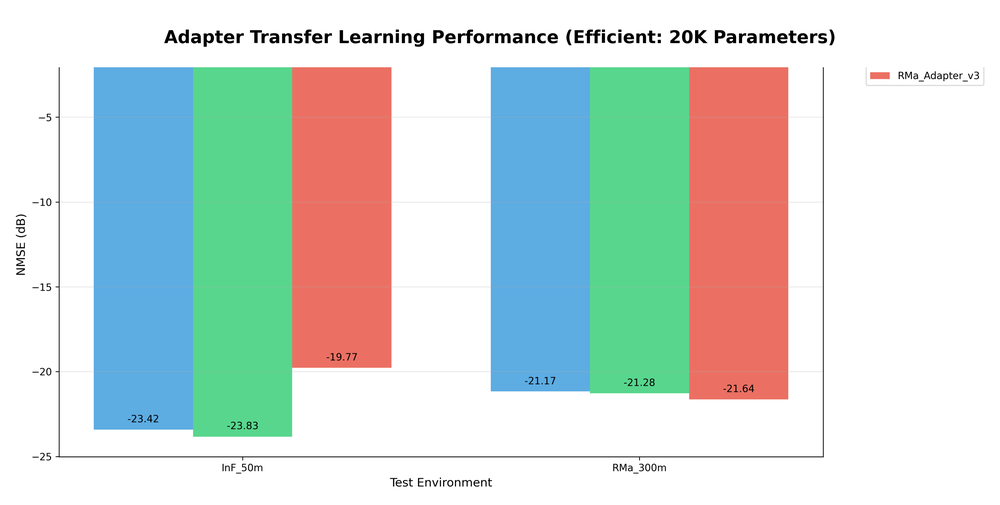
#> input picture papers/ICTC_2025/figures/adapter_comparison_efficient_clean.png, 1000 x 505 px, shrunk from 3315 x 1674 before the run, found by its file name
$ python fix_original_plots_final.py
#> lines starting #> are read from the running program, lines starting #| are printed output that depends on the picture
import matplotlib.pyplot as plt
import matplotlib.image as mpimg
from matplotlib.patches import Rectangle
import numpy as np

def fix_plot_completely(image_path, new_title, new_legend_text, output_path):
    """완전히 깨끗한 플롯 생성 - v3/v4 완전 제거"""
#> called with new_legend_text = 'Adapter Transfer'
    img = mpimg.imread(image_path)
#> img is the input picture: shape (505, 1000, 4) float32; mean R, G, B, A 0.802, 0.852, 0.834, 1
    fig, ax = plt.subplots(figsize=(14, 7))
    ax.imshow(img)
    ax.axis('off')

    # 제목 부분 완전히 덮기 (상단 15%)
    title_rect = Rectangle((0, 0), img.shape[1], int(img.shape[0] * 0.15),
                          facecolor='white', edgecolor='none')
    ax.add_patch(title_rect)

    # 범례 부분 완전히 덮기 (우측 상단 30%)
    legend_rect = Rectangle((img.shape[1] * 0.7, int(img.shape[0] * 0.15)),
                           img.shape[1] * 0.3, int(img.shape[0] * 0.25),
                           facecolor='white', edgecolor='none')
    ax.add_patch(legend_rect)

    # 새 제목 추가
    ax.text(img.shape[1]/2, int(img.shape[0] * 0.075), new_title,
            ha='center', va='center', fontsize=14, fontweight='bold')

    # 새 범례 추가
    legend_x = img.shape[1] * 0.75
#> legend_x = 750
    legend_y = int(img.shape[0] * 0.25)
#> legend_y = 126

    # 범례 색상 박스 (빨간색)
    legend_color_rect = Rectangle((legend_x, legend_y), 20, 12,
                                 facecolor='#ff6b6b', edgecolor='black', linewidth=0.8)
    ax.add_patch(legend_color_rect)

    # 범례 텍스트
    ax.text(legend_x + 30, legend_y + 6, new_legend_text,
            ha='left', va='center', fontsize=11, fontweight='normal')

    plt.tight_layout()
    plt.savefig(output_path, dpi=150, bbox_inches='tight',
                facecolor='white', edgecolor='none')
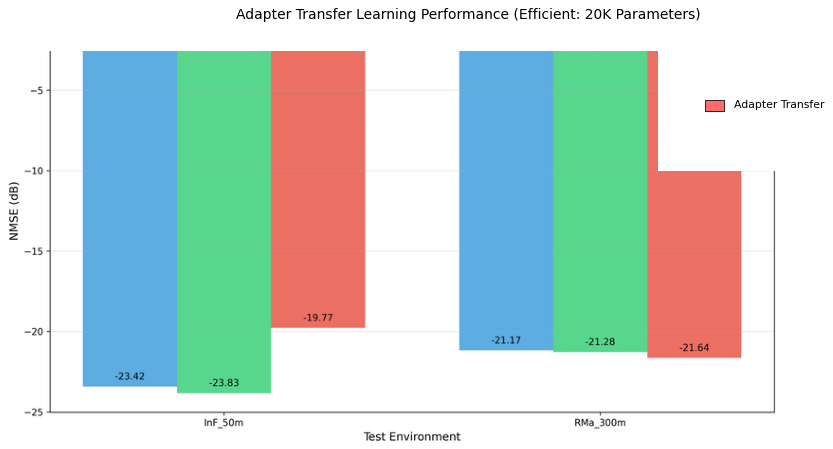
#> figure drawn by matplotlib, 1 panel
    plt.close()
    print(f"Fixed plot saved: {output_path}")

# 수정할 플롯들
plot_configs = [
    {
        'input': 'D:/DNN_channel_estimation_training/papers/ICTC_2025/figures/adapter_comparison_efficient_clean.png',
        'output': 'D:/DNN_channel_estimation_training/papers/ICTC_2025/figures/adapter_comparison_efficient_final.png',
        'title': 'Adapter Transfer Learning Performance (Efficient: 20K Parameters)',
        'legend': 'Adapter Transfer'
    },
    {
        'input': 'D:/DNN_channel_estimation_training/papers/ICTC_2025/figures/adapter_comparison_scaled_clean.png',
        'output': 'D:/DNN_channel_estimation_training/papers/ICTC_2025/figures/adapter_comparison_scaled_final.png',
        'title': 'Adapter Transfer Learning Performance (Scaled: 131K Parameters)',
        'legend': 'Adapter Transfer'
    },
    {
        'input': 'D:/DNN_channel_estimation_training/papers/ICTC_2025/figures/lora_comparison_efficient_clean.png',
        'output': 'D:/DNN_channel_estimation_training/papers/ICTC_2025/figures/lora_comparison_efficient_final.png',
        'title': 'LoRA Transfer Learning Performance (Efficient: 27K Parameters)',
        'legend': 'LoRA Transfer'
    },
    {
        'input': 'D:/DNN_channel_estimation_training/papers/ICTC_2025/figures/lora_comparison_scaled_clean.png',
        'output': 'D:/DNN_channel_estimation_training/papers/ICTC_2025/figures/lora_comparison_scaled_final.png',
        'title': 'LoRA Transfer Learning Performance (Scaled: 133K Parameters)',
        'legend': 'LoRA Transfer'
    }
]

# 각 플롯 수정
for config in plot_configs:
    try:
        fix_plot_completely(
            config['input'],
            config['title'],
            config['legend'],
            config['output']
        )
    except Exception as e:
        print(f"Error processing {config['input']}: {e}")
#> pass 2 of the loop `for config in plot_configs:`:
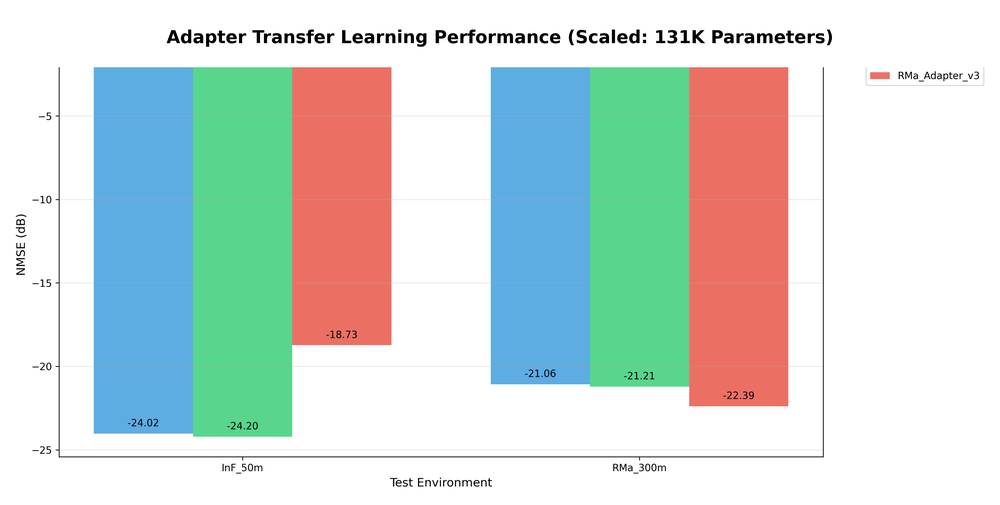
#> input picture papers/ICTC_2025/figures/adapter_comparison_scaled_clean.png, 1000 x 505 px, shrunk from 3315 x 1674 before the run, found by its file name
#> in fix_plot_completely, img is the input picture: shape (505, 1000, 4) float32; mean R, G, B, A 0.804, 0.854, 0.837, 1
#> in fix_plot_completely (call 2), `plt.savefig(output_path, dpi=150, bbox_inches='tight', facecolor='whit..`:
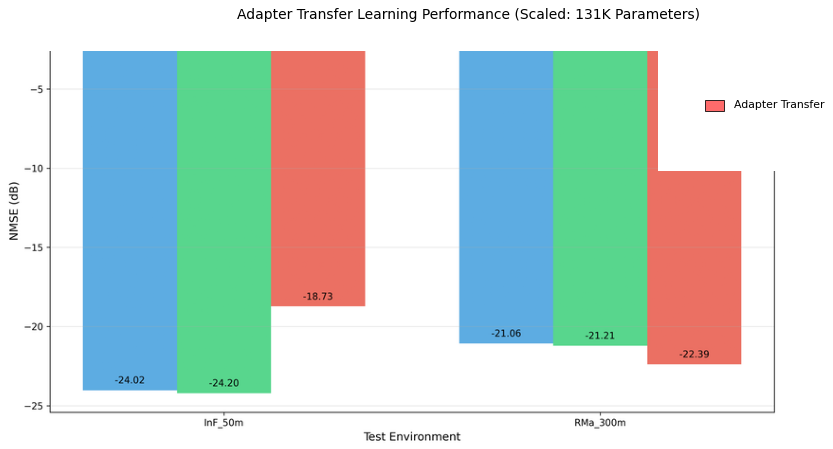
#> figure drawn by matplotlib, 1 panel
#> pass 3 of the loop `for config in plot_configs:`:
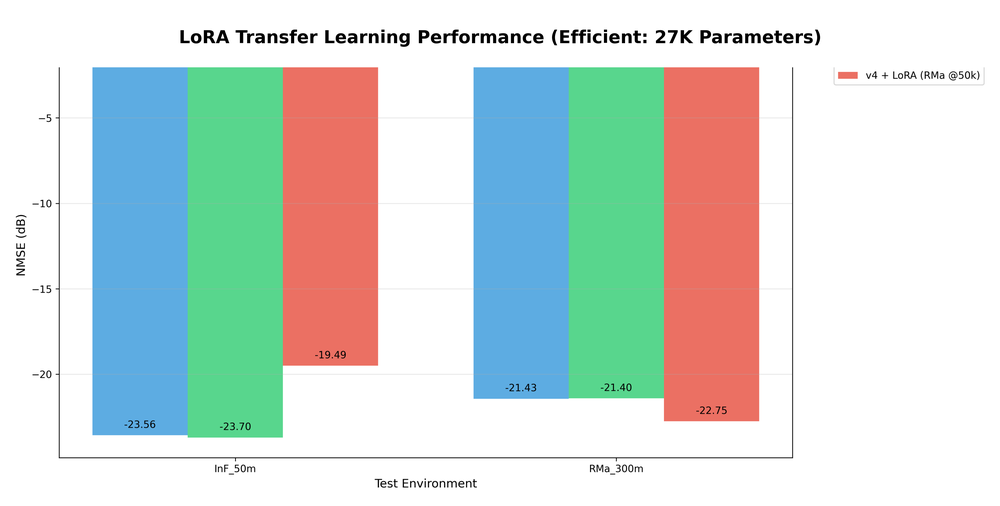
#> input picture papers/ICTC_2025/figures/lora_comparison_efficient_clean.png, 1000 x 506 px, shrunk from 3315 x 1676 before the run, found by its file name
#> in fix_plot_completely, img is the input picture: shape (506, 1000, 4) float32; mean R, G, B, A 0.808, 0.855, 0.838, 1
#> in fix_plot_completely (call 3), `plt.savefig(output_path, dpi=150, bbox_inches='tight', facecolor='whit..`:
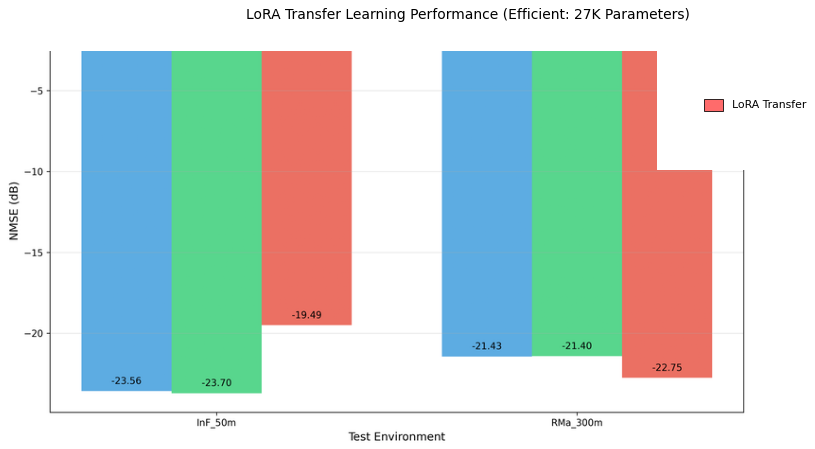
#> figure drawn by matplotlib, 1 panel
#> the loop made 4 passes; the first 3 are shown

print("All plots completely fixed - v3/v4 totally removed!")
